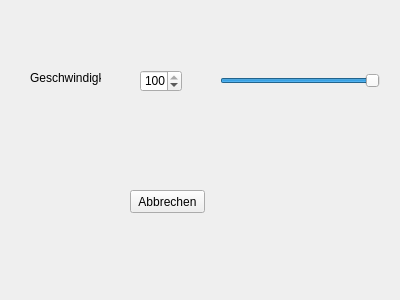
<?xml version="1.0" encoding="UTF-8"?>
<ui version="4.0">
 <class>ControlWidget</class>
 <widget class="QWidget" name="ControlWidget">
  <property name="geometry">
   <rect>
    <x>0</x>
    <y>0</y>
    <width>400</width>
    <height>300</height>
   </rect>
  </property>
  <property name="windowTitle">
   <string>Control</string>
  </property>
  <widget class="QLabel" name="label_Speed">
   <property name="geometry">
    <rect>
     <x>30</x>
     <y>70</y>
     <width>71</width>
     <height>16</height>
    </rect>
   </property>
   <property name="text">
    <string>Geschwindigkeit</string>
   </property>
   <property name="buddy">
    <cstring>spinBox_Speed</cstring>
   </property>
  </widget>
  <widget class="QSlider" name="horizontalSlider_Speed">
   <property name="geometry">
    <rect>
     <x>220</x>
     <y>70</y>
     <width>160</width>
     <height>22</height>
    </rect>
   </property>
   <property name="maximum">
    <number>100</number>
   </property>
   <property name="sliderPosition">
    <number>100</number>
   </property>
   <property name="orientation">
    <enum>Qt::Horizontal</enum>
   </property>
  </widget>
  <widget class="QPushButton" name="pushButton_Quit">
   <property name="geometry">
    <rect>
     <x>130</x>
     <y>190</y>
     <width>75</width>
     <height>23</height>
    </rect>
   </property>
   <property name="text">
    <string>Abbrechen</string>
   </property>
  </widget>
  <widget class="QSpinBox" name="spinBox_Speed">
   <property name="geometry">
    <rect>
     <x>140</x>
     <y>70</y>
     <width>42</width>
     <height>22</height>
    </rect>
   </property>
   <property name="maximum">
    <number>100</number>
   </property>
   <property name="value">
    <number>100</number>
   </property>
  </widget>
 </widget>
 <resources/>
 <connections>
  <connection>
   <sender>spinBox_Speed</sender>
   <signal>valueChanged(int)</signal>
   <receiver>horizontalSlider_Speed</receiver>
   <slot>setValue(int)</slot>
   <hints>
    <hint type="sourcelabel">
     <x>164</x>
     <y>81</y>
    </hint>
    <hint type="destinationlabel">
     <x>261</x>
     <y>80</y>
    </hint>
   </hints>
  </connection>
  <connection>
   <sender>horizontalSlider_Speed</sender>
   <signal>valueChanged(int)</signal>
   <receiver>spinBox_Speed</receiver>
   <slot>setValue(int)</slot>
   <hints>
    <hint type="sourcelabel">
     <x>324</x>
     <y>78</y>
    </hint>
    <hint type="destinationlabel">
     <x>170</x>
     <y>80</y>
    </hint>
   </hints>
  </connection>
  <connection>
   <sender>pushButton_Quit</sender>
   <signal>clicked()</signal>
   <receiver>ControlWidget</receiver>
   <slot>close()</slot>
   <hints>
    <hint type="sourcelabel">
     <x>164</x>
     <y>204</y>
    </hint>
    <hint type="destinationlabel">
     <x>272</x>
     <y>206</y>
    </hint>
   </hints>
  </connection>
 </connections>
</ui>
